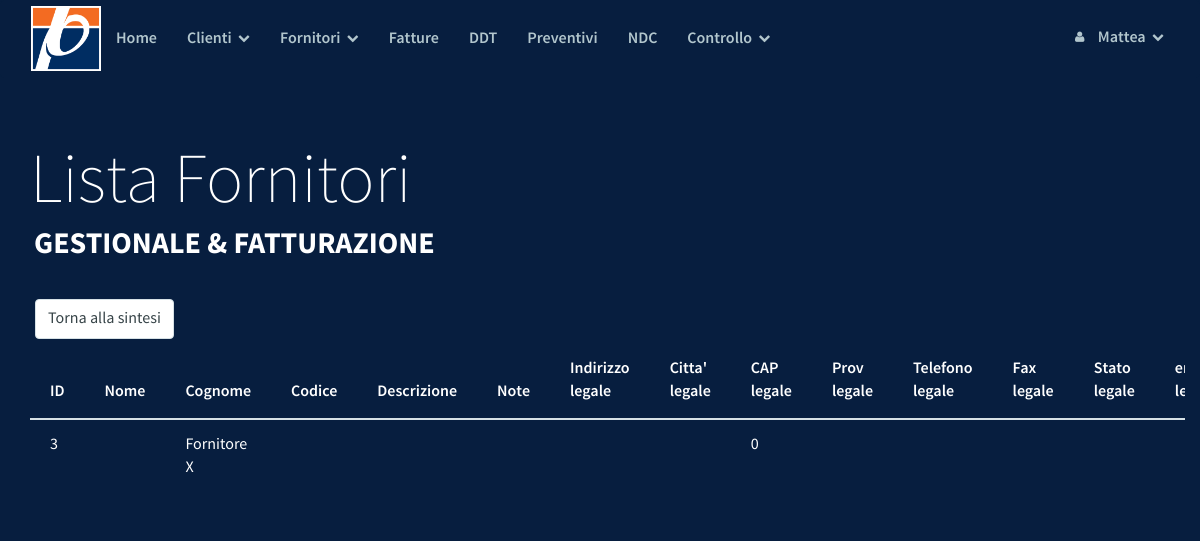
The page /lista_fornitori_big.php (signed in) on the database its author committed.
### tables this page shows
CREATE TABLE `fornitori` (
  `id` int(10) unsigned NOT NULL AUTO_INCREMENT,
  `nomeF` varchar(50) NOT NULL,
  `cognomeF` varchar(50) DEFAULT NULL,
  `codF` varchar(6) NOT NULL,
  `indirizzoLF` varchar(100) DEFAULT NULL,
  `cittaLF` varchar(50) DEFAULT NULL,
  `capLF` int(11) DEFAULT NULL,
  `provLF` varchar(2) DEFAULT NULL,
  `telLF` varchar(20) DEFAULT NULL,
  `faxLF` varchar(20) DEFAULT NULL,
  `statoLF` varchar(20) DEFAULT NULL,
  `emailLF` varchar(50) DEFAULT NULL,
  `urlLF` varchar(100) DEFAULT NULL,
  `PIVAF` bigint(20) DEFAULT NULL,
  `CFF` varchar(20) DEFAULT NULL,
  `IBANF` varchar(30) DEFAULT NULL,
  `bancaF` varchar(100) DEFAULT NULL,
  `descrF` varchar(200) DEFAULT NULL,
  `noteF` varchar(200) DEFAULT NULL,
  `reg_date` timestamp NOT NULL DEFAULT CURRENT_TIMESTAMP ON UPDATE CURRENT_TIMESTAMP,
  PRIMARY KEY (`id`),
  UNIQUE KEY `codF` (`codF`,`PIVAF`)
);

### lista_fornitori_big.php (the view, shortened to what this page needs)
<!DOCTYPE html>
<html lang="it">
<head>
    <?php include_once("template/parrot/style.php");
            include_once("DB/config.php");?>
</head>
<body>
        <?php include_once("template/parrot/navbar.php") ?>
        <div class="masthead">
            <div class="masthead-title">
                <div class="container">
                    Lista Fornitori
                    <small>Gestionale & Fatturazione</small>
                </div>
            </div>
        </div>
    <div style="max-width: 100%; overflow-x: scroll;" class="container">
     <div>
        <form action="lista_fornitori.php">
            <input class="form-control widthAuto" type="submit" value="Torna alla sintesi">
        </form>
    </div>
    <table class="table">
        <thead>
            <tr>
                <th>ID</th>
                <th>Nome</th>
                <th>Cognome</th>
                <th>Codice</th>
                <th>Descrizione</th>
                <th>Note</th>
                <th>Indirizzo legale</th>
                <th>Citta' legale</th>
                <th>CAP legale</th>
                <th>Prov legale</th>
                <th>Telefono legale</th>
                <th>Fax legale</th>
                <th>Stato legale</th>
                <th>email legale</th>
            </tr>
        </thead>
        <tbody>
            <?php
            include("DB/config.php");
            $sql = "SELECT * FROM fornitori";
            $result = mysqli_query($conndb, $sql);
            while($row = mysqli_fetch_array($result)) {
                $id = $row['id'];
                $nomeF = $row['nomeF'];
                $cognomeF = $row['cognomeF'];
                $codF = $row['codF'];
                $descrF = $row['descrF'];
                $noteF = $row['noteF'];
                $indirizzoLF = $row['indirizzoLF'];
                $cittaLF = $row['cittaLF'];
                $capLF = $row['capLF'];
                $provLF = $row['provLF'];
                $telLF = $row['telLF'];
                $faxLF = $row['faxLF'];
                $statoLF = $row['statoLF'];
                $emailLF = $row['emailLF'];
                $urlLF = $row['urlLF'];
                $PIVAF = $row['PIVAF'];
                $CFF = $row['CFF'];
                $IBANF = $row['IBANF'];
                $bancaF = $row['bancaF'];
                echo "<tr>
                <td>".$id."</td>
                <td>".$nomeF."</td>
                <td>".$cognomeF."</td>
                <td>".$codF."</td>
                <td>".$descrF."</td>
                <td>".$noteF."</td>
                <td>".$indirizzoLF."</td>
                <td>".$cittaLF."</td>
                <td>".$capLF."</td>
                <td>".$provLF."</td>
                <td>".$telLF."</td>
                <td>".$faxLF."</td>
                <td>".$statoLF."</td>
                <td>".$emailLF."</td>
                <td>".$urlLF."</td>
                <td>".$PIVAF."</td>
                <td>".$CFF."</td>
                <td>".$IBANF."</td>
                <td>".$bancaF."</td>
                </tr>";
            }
            ?>
        </tbody>
    </table>
    </div>
	</body>
</html>

### template/parrot/css/drunken-parrot.css (style rules this page uses)
body { font-family: "SourceSansPro", Helvetica, Arial, sans-serif; font-size: 16px; line-height: 1.5; color: #fff; background-color: #071E3F; }
.form-control { border: 1px solid #d6e1e5; color: #364347; font-size: 16px; line-height: 1.467; padding: 7px 12px; height: 40px; -webkit-appearance: none; border-radius: 4px; -webkit-box-shadow: none; box-shadow: none; -webkit-transition: border .25s linear, color .25s linear, background-color .25s linear; transition: border .25s linear, color .25s linear, background-color .25s linear; }
.table > thead > tr > th, .table > tbody > tr > th, .table > tfoot > tr > th, .table > thead > tr > td, .table > tbody > tr > td, .table > tfoot > tr > td { padding: 14px 5px; border-top: 1px solid #d6e1e5; }
.table > thead > tr > th { border-bottom: 2px solid #d6e1e5; font-family: "SourceSansProSemiBold", Helvetica, Arial, sans-serif; }

### template/parrot/css/demo.css (style rules this page uses)
.masthead { width: 100%; height: 100%; padding: 2em 0 2em 0; position: relative; z-index: 2; }
.masthead .masthead-title { font-family: "SourceSansProExtraLight", Helvetica, Arial, sans-serif; font-size: 30px; line-height: 1.2; color: white; }
.masthead .masthead-title small { color: white; font-family: "SourceSansProBold", Helvetica, Arial, sans-serif; display: block; text-transform: uppercase; font-size: 12px; padding-left: 4px; }
@media (min-width: 1000px) { .container { width: 1170px; } }
@media (min-width: 1000px) { .masthead { :padding: 3em 0; } }
@media (min-width: 1000px) { .masthead .masthead-title { font-size: 70px; } }
@media (min-width: 1000px) { .masthead .masthead-title small { font-size: 30px; } }
@media (min-width: 1000px) { .table > thead > tr > th, .table > tbody > tr > th, .table > tfoot > tr > th, .table > thead > tr > td, .table > tbody > tr > td, .table > tfoot > tr > td { padding: 14px 20px; border-top: 1px solid #d6e1e5; } }

### template/parrot/css/custom.css (style rules this page uses)
.widthAuto { width: auto; display: inline-block; margin: 5px; }

### rows shown on the page
fornitori: id "3", cognomeF "Fornitore X", capLF "0"

### other values the page prints
$user "Mattea"
